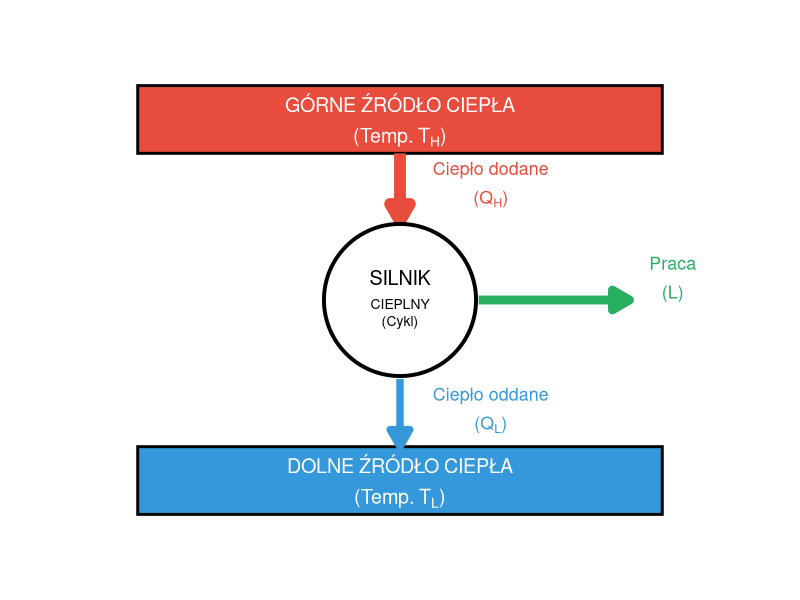
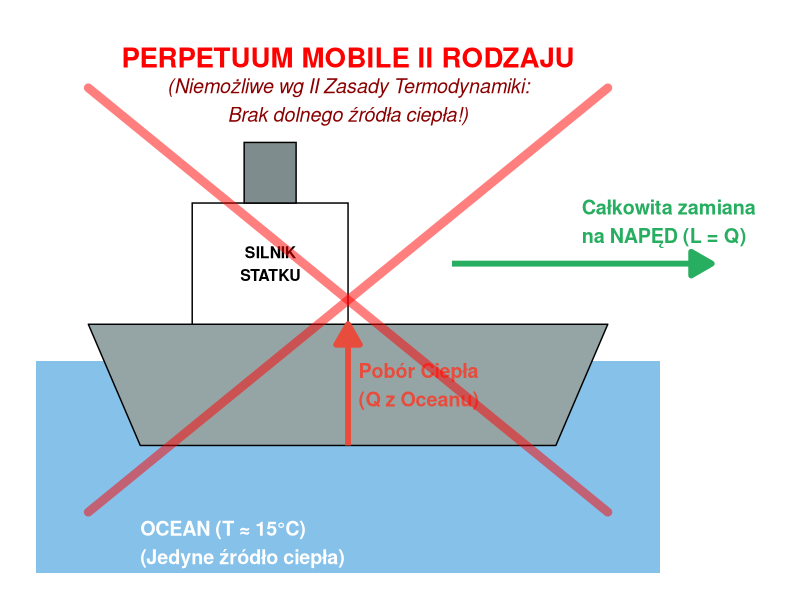
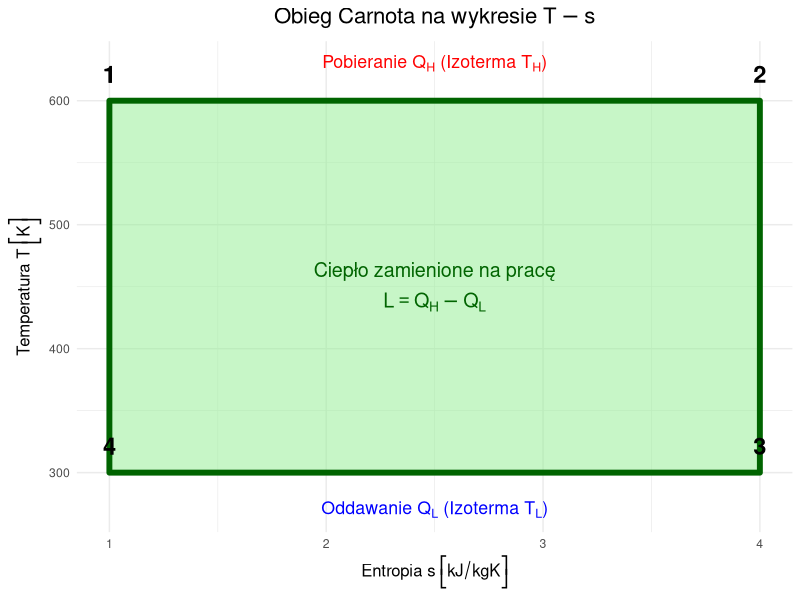

Source code (R) for these figures, in order:
## ---- chunk 1
#| echo: false
#| warning: false
#| message: false
library(ggplot2)
theme_set(theme_minimal(base_size = 18))
## ---- chunk 2
#| fig-height: 6
#| fig-width: 5
#| echo: false
#| warning: false

library(ggplot2)

# --- Definicja elementów graficznych ---

# 1. Źródła (Prostokąty)
# Zmiana: Używamy składni plotmath (atop zamiast \n, T[H] zamiast $T_H$)
reservoirs <- data.frame(
  xmin = c(1, 1),
  xmax = c(9, 9),
  ymin = c(8.5, 0.5),
  ymax = c(10, 2),
  fill = c("#e74c3c", "#3498db"),
  # UWAGA: To są napisy sformatowane pod parse = TRUE
  label = c(
    "atop('GÓRNE ŹRÓDŁO CIEPŁA', '(Temp. '*T[H]*')')", 
    "atop('DOLNE ŹRÓDŁO CIEPŁA', '(Temp. '*T[L]*')')"
  )
)

# 2. Silnik (Koło centralne)
engine_center <- data.frame(x = 5, y = 5.25)

# 3. Strzałki przepływu
arrows_data <- data.frame(
  x    = c(5,   5,   6.2),
  xend = c(5,   5,   8.5),
  y    = c(8.5, 3.5, 5.25),
  yend = c(7,   2,   5.25),
  color = c("#e74c3c", "#3498db", "#27ae60"),
  size = c(4, 2.5, 3)
)

# 4. Etykiety przepływów
# Zmiana: Składnia plotmath dla Q[H], Q[C], L
labels_flow <- data.frame(
  x = c(5.5, 5.5, 8.8),
  y = c(7.8, 2.8, 5.7),
  # atop układa tekst w dwóch liniach, * skleja elementy
  label = c(
    "atop('Ciepło dodane', '(' * Q[H] * ')')", 
    "atop('Ciepło oddane', '(' * Q[L] * ')')", 
    "atop('Praca', '(' * L * ')')"
  ),
  color = c("#e74c3c", "#3498db", "#27ae60")
)


# --- Rysowanie ---
ggplot() +
  # 1. Źródła
  geom_rect(data = reservoirs, 
            aes(xmin = xmin, xmax = xmax, ymin = ymin, ymax = ymax, fill = fill),
            color = "black", size = 1, show.legend = FALSE) +
  # WAŻNE: parse = TRUE interpretuje napisy jako wyrażenia matematyczne
  geom_text(data = reservoirs,
            aes(x = (xmin+xmax)/2, y = (ymin+ymax)/2, label = label),
            color = "white", fontface = "bold", size = 5, parse = TRUE) +
  
  # 2. Strzałki
  geom_segment(data = arrows_data,
               aes(x = x, xend = xend, y = y, yend = yend, color = color, size = size),
               arrow = arrow(length = unit(0.5, "cm"), type = "closed"),
               show.legend = FALSE) +
  
  # 3. Silnik
  geom_point(data = engine_center, aes(x = x, y = y), 
             size = 50, shape = 21, fill = "white", color = "black", stroke = 2) +
  # Tutaj prosty tekst bez matematyki, więc parse nie jest konieczne, ale można użyć
  annotate("text", x = 5, y = 5.25, label = "atop('SILNIK', atop('CIEPLNY', '(Cykl)'))", 
           fontface = "bold", size = 5, parse = TRUE) +
  
  # 4. Etykiety przepływów (z parse = TRUE)
  geom_text(data = labels_flow, aes(x = x, y = y, label = label, color = color),
            hjust = 0, fontface = "bold", size = 4.5, show.legend = FALSE, parse = TRUE) +
  
  # --- Estetyka ---
  scale_fill_identity() +
  scale_color_identity() +
  scale_size_identity() +
  xlim(0, 10) + ylim(0, 10.5) +
  theme_void() + 
  theme(plot.margin = margin(1, 1, 1, 1, "cm"))
## ---- chunk 3
#| fig-height: 6
#| fig-width: 8
#| echo: false
#| warning: false

library(ggplot2)

# --- 1. Definicja Geometrii ---

# Ocean
ocean <- data.frame(xmin = 0, xmax = 12, ymin = 0, ymax = 3.5)

# Statek
# kadłub nieco nad linią wody (y = 3.5), żeby horyzont nie pokrywał się z pokładem
ship_hull <- data.frame(
  x = c(1, 11, 10, 2),
  y = c(4.1, 4.1, 2.1, 2.1)
)
ship_cabin <- data.frame(xmin = 3, xmax = 6, ymin = 4.1, ymax = 6.1)
ship_stack <- data.frame(xmin = 4, xmax = 5, ymin = 6.1, ymax = 7.1)

# --- 2. Definicja Strzałek Energetycznych ---

arrows <- data.frame(
  x_start = c(6, 8),   
  y_start = c(2.1, 5.1),
  x_end   = c(6, 13),
  y_end   = c(4.1, 5.1),
  color   = c("#e74c3c", "#27ae60"), 
  lw      = c(2, 2) # Zmieniono nazwę kolumny na 'lw' (linewidth) dla porządku
)

labels_arrows <- data.frame(
  x = c(6.2, 10.5),
  y = c(3.1, 5.8),
  label = c("Pobór Ciepła\n(Q z Oceanu)", "Całkowita zamiana\nna NAPĘD (L = Q)"),
  color = c("#e74c3c", "#27ae60")
)

# --- 3. Elementy "Zakazu" ---

forbidden_mark <- data.frame(
  x = c(1, 1), xend = c(11, 11),
  y = c(1, 8), yend = c(8, 1)
)

title_text <- data.frame(
  x = 6, y = 8.5,
  label = "PERPETUUM MOBILE II RODZAJU"
)

subtitle_text <- data.frame(
  x = 6, y = 7.8,
  label = "(Niemożliwe wg II Zasady Termodynamiki:\nBrak dolnego źródła ciepła!)"
)


# --- RYSOWANIE ---

ggplot() +
  # 1. Tło - Ocean
  geom_rect(data = ocean, aes(xmin=xmin, xmax=xmax, ymin=ymin, ymax=ymax),
            fill = "#3498db", alpha = 0.6) +
  annotate("text", x = 2, y = 0.5, label = "OCEAN (T \u2248 15\u00B0C)\n(Jedyne źródło ciepła)", 
           color = "white", fontface = "bold", hjust = 0, size = 5) +
  
  # 2. Statek
  geom_polygon(data = ship_hull, aes(x=x, y=y), fill = "#95a5a6", color = "black") +
  geom_rect(data = ship_cabin, aes(xmin=xmin, xmax=xmax, ymin=ymin, ymax=ymax), fill = "white", color = "black") +
  geom_rect(data = ship_stack, aes(xmin=xmin, xmax=xmax, ymin=ymin, ymax=ymax), fill = "#7f8c8d", color = "black") +
  annotate("text", x = 4.5, y = 5.1, label = "SILNIK\nSTATKU", fontface = "bold", size = 4) +

  # 3. Strzałki przepływu (POPRAWIONE)
  # Zmiana 1: xend = x_end (poprawna nazwa kolumny)
  # Zmiana 2: linewidth zamiast size
  geom_segment(data = arrows, aes(x=x_start, xend=x_end, y=y_start, yend=y_end, color=color, linewidth=lw),
               arrow = arrow(length = unit(0.6, "cm"), type = "closed"), show.legend = FALSE) +
  
  geom_text(data = labels_arrows, aes(x=x, y=y, label=label, color=color), 
            fontface = "bold", size = 5, hjust = 0, show.legend = FALSE) +
  
  # 4. Wielki Znak Zakazu (POPRAWIONE)
  # Tutaj kolumny nazywały się x i xend, więc było ok, ale zmieniamy size na linewidth
  geom_segment(data = forbidden_mark, aes(x=x, xend=xend, y=y, yend=yend),
               color = "red", linewidth = 3, alpha = 0.5, lineend = "round") +
  
  # 5. Tytuły
  geom_text(data = title_text, aes(x=x, y=y, label=label), 
            color = "red", fontface = "bold", size = 7) +
  geom_text(data = subtitle_text, aes(x=x, y=y, label=label), 
            color = "darkred", fontface = "italic", size = 5) +

  # Estetyka
  scale_color_identity() +
  scale_linewidth_identity() + # Skala dla linewidth
  xlim(0, 14) + ylim(0, 9) +
  theme_void() +
  theme(plot.background = element_rect(fill = "white", color = NA))
## ---- chunk 4
#| label: carnot-ts
#| echo: false
#| fig-width: 6
#| fig-height: 5

library(ggplot2)

# Dane do wykresu (bez zmian)
df_carnot <- data.frame(
  s = c(1, 4, 4, 1, 1),
  T = c(600, 600, 300, 300, 600),
  Label = c("1", "2", "3", "4", "1")
)

ggplot(df_carnot, aes(x=s, y=T)) +
  # Obszar cyklu
  # Zmiana: size -> linewidth (nowy standard ggplot2)
  geom_polygon(fill="lightgreen", alpha=0.5, color="darkgreen", linewidth=2) +
  
  # Oznaczenia punktów 1-4
  geom_text(aes(label=Label), vjust=-1, size=6, fontface="bold") +
  
  # --- OPISY Z FORMATOWANIEM MATEMATYCZNYM (parse = TRUE) ---
  
  # 1. Środek (Praca = Ciepło Netto)
  # Używamy atop(), żeby zrobić dwie linijki tekstu matematycznego
  annotate("text", x=2.5, y=450, 
           label = "atop('Ciepło zamienione na pracę', L == Q[H] - Q[L])", 
           fontface="bold", color="darkgreen", size=5, parse=TRUE) +
  
  # 2. Góra (Pobieranie ciepła)
  # 'Text' * Zmienna skleja napis z symbolem
  annotate("text", x=2.5, y=630, 
           label = "'Pobieranie ' * Q[H] * ' (Izoterma ' * T[H] * ')'", 
           color="red", size=4.5, parse=TRUE) +
  
  # 3. Dół (Oddawanie ciepła)
  annotate("text", x=2.5, y=270, 
           label = "'Oddawanie ' * Q[L] * ' (Izoterma ' * T[L] * ')'", 
           color="blue", size=4.5, parse=TRUE) +
  
  # --- ESTETYKA ---
  theme_minimal() +
  # Formatowanie osi z jednostkami w nawiasach
  labs(
    title = expression(paste("Obieg Carnota na wykresie ", T-s)),
    x = expression("Entropia " * s ~ bgroup("[", kJ/kgK, "]")),
    y = expression("Temperatura " * T ~ bgroup("[", K, "]"))
  ) +
  theme(
    plot.title = element_text(hjust = 0.5, face = "bold", size = 16),
    axis.title = element_text(size = 12)
  )
